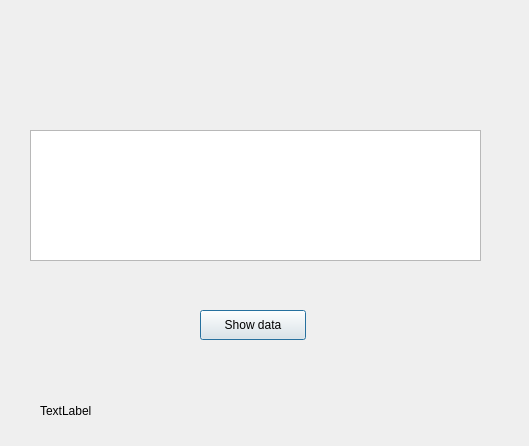
<?xml version="1.0" encoding="UTF-8"?>
<ui version="4.0">
 <class>covid_mainwin</class>
 <widget class="QDialog" name="covid_mainwin">
  <property name="geometry">
   <rect>
    <x>0</x>
    <y>0</y>
    <width>529</width>
    <height>446</height>
   </rect>
  </property>
  <property name="windowTitle">
   <string>Dialog</string>
  </property>
  <widget class="QPushButton" name="showdata">
   <property name="geometry">
    <rect>
     <x>200</x>
     <y>310</y>
     <width>106</width>
     <height>30</height>
    </rect>
   </property>
   <property name="text">
    <string>Show data</string>
   </property>
  </widget>
  <widget class="QTableView" name="tableView">
   <property name="geometry">
    <rect>
     <x>30</x>
     <y>130</y>
     <width>451</width>
     <height>131</height>
    </rect>
   </property>
  </widget>
  <widget class="QLabel" name="label2">
   <property name="geometry">
    <rect>
     <x>40</x>
     <y>400</y>
     <width>461</width>
     <height>21</height>
    </rect>
   </property>
   <property name="text">
    <string>TextLabel</string>
   </property>
  </widget>
 </widget>
 <resources/>
 <connections/>
</ui>
